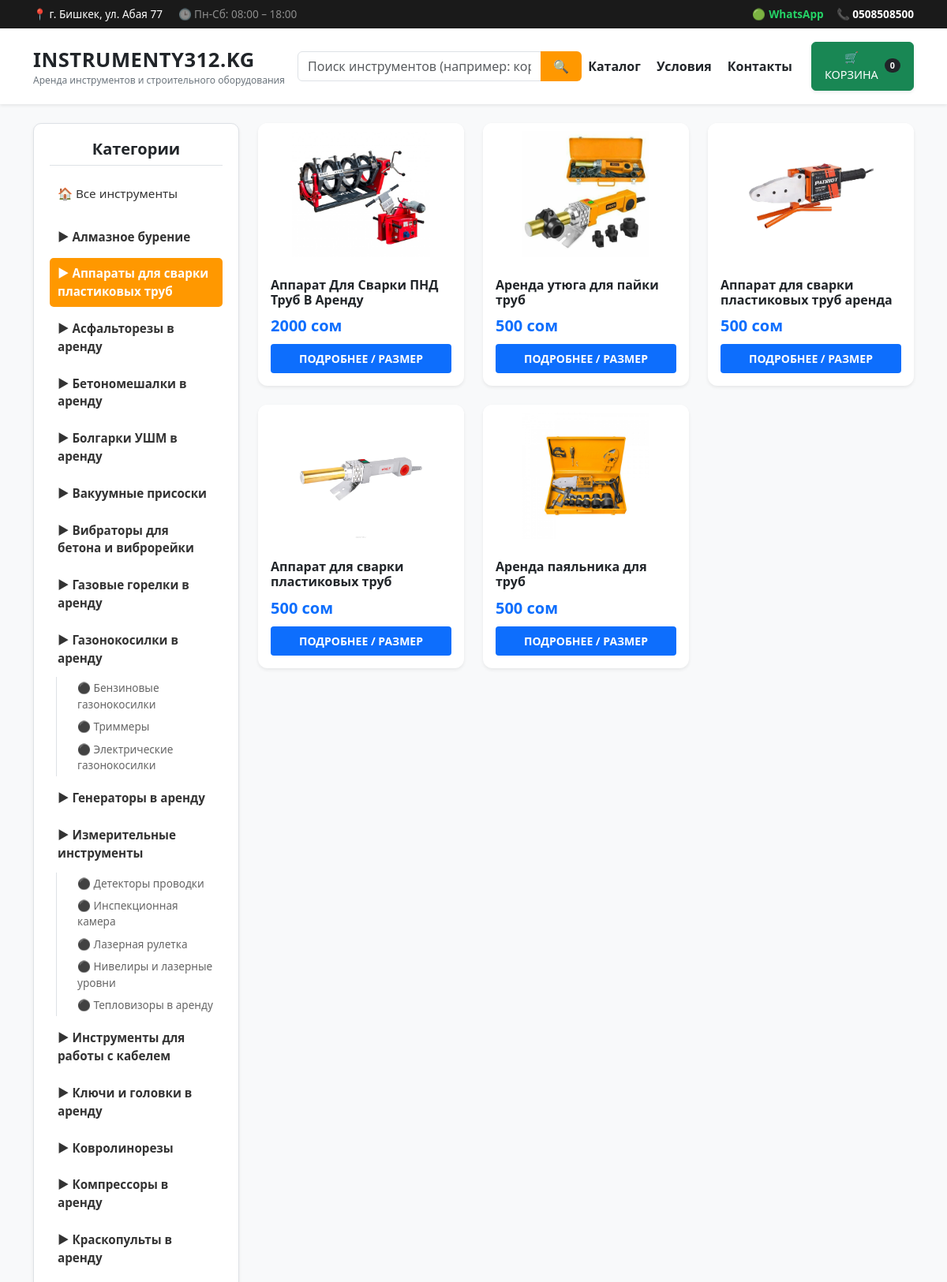
The app's page /?category=2 (upper part) with its own data.
### catalog/models.py (models this page shows, shortened)
class Category(models.Model):
    name = models.CharField(max_length=100, verbose_name="Категория")
    class Meta:
        verbose_name = "Категория"
        verbose_name_plural = "Категории"

class SubCategory(models.Model):
    category = models.ForeignKey(Category, on_delete=models.CASCADE, related_name='subcategories',
                                 verbose_name="Категория")
    name = models.CharField(max_length=100, verbose_name="Название подкатегории")
    class Meta:
        verbose_name = "Подкатегория"
        verbose_name_plural = "Подкатегории"

class Tool(models.Model):
    category = models.ForeignKey(Category, on_delete=models.CASCADE, verbose_name="Категория")
    subcategory = models.ForeignKey(SubCategory, on_delete=models.SET_NULL, null=True, blank=True,
                                    verbose_name="Подкатегория")
    title = models.CharField(max_length=200, verbose_name="Название товара/инструмента")
    description = models.TextField(verbose_name="Описание", blank=True, null=True)
    price_per_day = models.CharField(max_length=50, verbose_name="Цена в сутки (базовая)", blank=True, null=True)
    deposit = models.DecimalField(max_digits=10, decimal_places=2, verbose_name="Залог")
    image = models.ImageField(upload_to='tools/', verbose_name="Главное фото")
    is_available = models.BooleanField(default=True, verbose_name="Доступно сейчас")
    full_description = models.TextField(verbose_name="Полное описание", blank=True, null=True)
    class Meta:
        verbose_name = "Товар"
        verbose_name_plural = "Все товары (Инструменты)"

### catalog/views.py (the view)
# urls.py: path('', views.index, name='index'),
def index(request):
    cat_id = request.GET.get('category')
    sub_id = request.GET.get('subcategory')
    tools = Tool.objects.all()
    if sub_id:
        tools = tools.filter(subcategory_id=sub_id)
    elif cat_id:
        tools = tools.filter(category_id=cat_id)
    categories = Category.objects.prefetch_related('subcategories').all()
    return render(request, 'catalog/index.html', {
        'tools': tools,
        'categories': categories,
        'current_category': int(cat_id) if cat_id else None
    })

### catalog/templates/catalog/index.html (shortened to what this page needs)
{% load static %}
<!DOCTYPE html>
<html lang="ru">
<head>
    <link href="https://cdn.jsdelivr.net/npm/bootstrap@5.3.0/dist/css/bootstrap.min.css" rel="stylesheet">
    <link rel="stylesheet" href="{% static 'style.old.css' %}">
</head>
<body class="bg-light">
<header class="bg-white shadow-sm sticky-top mb-4">
    <div class="top-bar text-white py-2">
        <div class="container d-flex justify-content-between align-items-center flex-wrap gap-2">
            <div>
                <span class="me-3">📍 г. Бишкек, ул. Абая 77</span>
                <span class="text-white-50">🕒 Пн-Сб: 08:00 – 18:00</span>
            </div>
            <div class="d-flex align-items-center gap-3">
                <a href="https://wa.me/996508508500" class="btn-whatsapp d-flex align-items-center gap-1" target="_blank">
                    <span>🟢</span> WhatsApp
                </a>
                <a href="tel:+996702747714" class="text-white text-decoration-none fw-bold">
                    📞 0508508500
                </a>
            </div>
        </div>
    </div>
    <nav class="navbar navbar-expand-lg navbar-light py-3">
        <div class="container">
            <a class="navbar-brand d-inline-block" href="/">
                <span class="fw-bold text-dark logo-title">INSTRUMENTY312.KG</span>
                <span class="logo-subtitle">Аренда инструментов и строительного оборудования</span>
            </a>
            <div class="collapse navbar-collapse" id="headerNavbar">
                <form class="d-flex mx-auto my-3 my-lg-0 nav-search" style="width: 100%; max-width: 420px;" action="/search/" method="GET">
                    <div class="input-group">
                        <input type="text" name="q" class="form-control" placeholder="Поиск инструментов (например: коронка)..." aria-label="Поиск">
                        <button class="btn px-3" type="submit">🔍</button>
                    </div>
                </form>
                <ul class="navbar-nav mb-2 mb-lg-0 me-3 fw-semibold gap-1">
                    <li class="nav-item"><a class="nav-link text-dark" href="{% url 'index' %}">Каталог</a></li>
                    <li class="nav-item"><a class="nav-link text-dark" href="{% url 'условия' %}">Условия</a></li>
                    <li class="nav-item"><a class="nav-link text-dark" href="{% url 'контакты' %}">Контакты</a></li>
                </ul>
<a href="{% url 'cart_detail' %}" class="btn btn-success px-3 py-2 d-flex align-items-center gap-2 shadow-sm text-uppercase" style="font-size: 0.9rem;">
    <span>🛒 Корзина</span>
    <span class="badge bg-dark text-white rounded-pill">
        {% if request.session.cart %}{{ request.session.cart|length }}{% else %}0{% endif %}
    </span>
</a>
            </div>
        </div>
    </nav>
</header>
<div class="container">
    <div class="row">
        <div class="col-md-3 mb-4">
            <div class="sidebar shadow-sm border bg-white">
                <h5 class="mb-3 fw-bold text-center border-bottom pb-2">Категории</h5>
                <a href="/" class="category-link {% if not current_category and not request.GET.subcategory %}active{% endif %} mb-3">🏠 Все инструменты</a>
                {% for cat in categories %}
                    <div class="mb-2">
                        <a href="/?category={{ cat.id }}"
                           class="category-link {% if current_category == cat.id %}active{% endif %} fw-bold">
                           ▶ {{ cat.name }}
                        </a>
                        {% if cat.subcategories.all %}
                            <div class="ps-3 border-start ms-2 mt-1 mb-2">
                                {% for sub in cat.subcategories.all %}
                                    <a href="/?subcategory={{ sub.id }}"
                                       class="sub-link {% if request.GET.subcategory == sub.id|stringformat:'i' %}active-sub{% endif %}">
                                       ⚫ {{ sub.name }}
                                    </a>
                                {% endfor %}
                            </div>
                        {% endif %}
                    </div>
                {% endfor %}
            </div>
        </div>
        <div class="col-md-9">
            <div class="row row-cols-2 row-cols-md-3 g-2 g-md-4">
                {% for tool in tools %}
                <div class="col">
                    <div class="card h-100 border-0 shadow-sm tool-card">
                        <a href="{% url 'tool_detail' tool.pk %}">
                            {% if tool.image %}
                                <img src="{{ tool.image.url }}" class="card-img-top" alt="{{ tool.title }}">
                            {% else %}
                                <div class="bg-secondary text-white text-center py-5" style="height: 180px;">Нет фото</div>
                            {% endif %}
                        </a>
                        <div class="card-body d-flex flex-column">
                            <h6 class="card-title fw-bold mb-2">
                                <a href="{% url 'tool_detail' tool.pk %}" class="tool-title-link">
                                    {{ tool.title }}
                                </a>
                            </h6>
                            <div class="mb-2">
                                <span class="text-primary fw-bold fs-5">{{ tool.price_per_day }}</span>
                            </div>
                            <div class="mt-auto d-grid gap-2">
                                <a href="{% url 'tool_detail' tool.pk %}" class="btn btn-orange btn-sm text-uppercase py-2">Подробнее / Размер</a>
                            </div>
                        </div>
                    </div>
                </div>
                {% empty %}
                <div class="col-12 text-center py-5">
                    <p class="text-muted">В этой категории пока нет инструментов.</p>
                </div>
                {% endfor %}
            </div>
        </div>
    </div>
</div>
</body>
</html>

### catalog/templates/catalog/index.html (style rules this page uses)
.top-bar { background-color: #1a1a1a; font-size: 0.85rem; }
.navbar-brand .logo-title { font-size: 1.6rem; letter-spacing: 0.5px; }
.navbar-brand .logo-subtitle { font-size: 0.75rem; color: #6c757d; display: block; margin-top: -3px; }
.btn-whatsapp { color: #25D366; font-weight: bold; text-decoration: none; transition: 0.2s; }
.nav-search .form-control { border-radius: 6px 0 0 6px; }
.nav-search .btn { border-radius: 0 6px 6px 0; background-color: #ff9800; color: white; border: none; }
.btn-orange { background-color: #0d6efd; color: white; font-weight: bold; transition: 0.3s; border: none; }
.sidebar { background: #f8f9fa; padding: 20px; border-radius: 10px; min-height: 80vh; }
.category-link { text-decoration: none; color: #333; display: block; padding: 8px 10px; border-radius: 5px; margin-bottom: 5px; font-size: 0.95rem; }
.category-link.active { background: #ff9800; color: white; }
.tool-card { transition: 0.3s; border-radius: 12px; overflow: hidden; }
.tool-card img { height: 180px; object-fit: contain; background: #fff; padding: 10px; cursor: pointer; }
.tool-title-link { text-decoration: none; color: inherit; }
.sub-link { font-size: 0.85rem; padding: 4px 10px; color: #666; transition: 0.2s; text-decoration: none; display: block; border-radius: 4px; }

### records on screen
Category: name "Алмазное бурение"
Category: name "Аппараты для сварки пластиковых труб"
Category: name "Асфальторезы в аренду"
Category: name "Бетономешалки в аренду"
Category: name "Болгарки УШМ в аренду"
Category: name "Вакуумные присоски"
Category: name "Вибраторы для бетона и виброрейки"
Category: name "Газовые горелки в аренду"
Category: name "Газонокосилки в аренду"
SubCategory: name "Бензиновые газонокосилки"
SubCategory: name "Триммеры"
SubCategory: name "Электрические газонокосилки"
Category: name "Генераторы в аренду"
Category: name "Измерительные инструменты"
SubCategory: name "Детекторы проводки"
SubCategory: name "Инспекционная камера"
SubCategory: name "Лазерная рулетка"
SubCategory: name "Нивелиры и лазерные уровни"
SubCategory: name "Тепловизоры в аренду"
Category: name "Инструменты для работы с кабелем"
Category: name "Ключи и головки в аренду"
Category: name "Ковролинорезы"
Category: name "Компрессоры в аренду"
Category: name "Краскопульты в аренду"
Tool: image (picture), title "Аппарат Для Сварки ПНД Труб В Аренду", price_per_day "2000 сом"
Tool: image (picture), title "Аренда утюга для пайки труб", price_per_day "500 сом"
Tool: image (picture), title "Аппарат для сварки пластиковых труб аренда", price_per_day "500 сом"
Tool: image (picture), title "Аппарат для сварки пластиковых труб", price_per_day "500 сом"
Tool: image (picture), title "Аренда паяльника для труб", price_per_day "500 сом"
